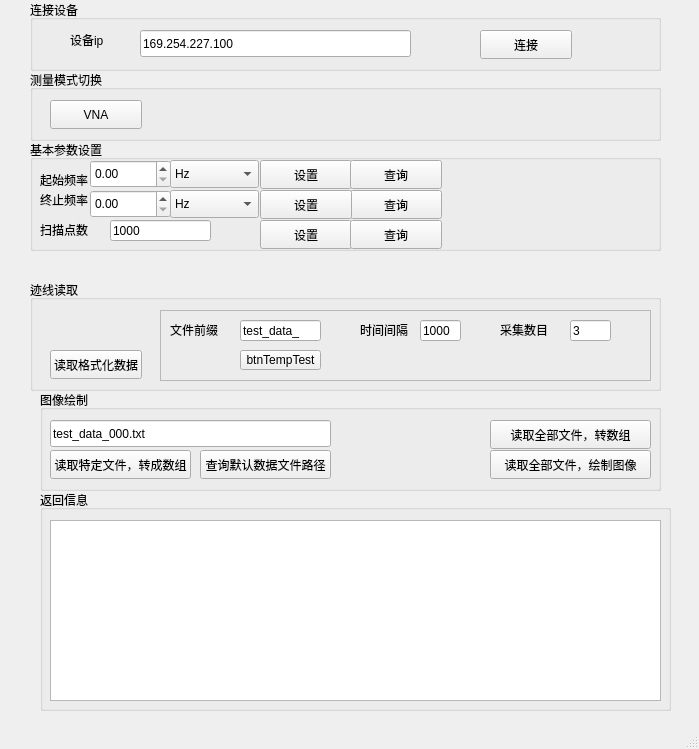
<?xml version="1.0" encoding="UTF-8"?>
<ui version="4.0">
 <class>MainWindow</class>
 <widget class="QMainWindow" name="MainWindow">
  <property name="geometry">
   <rect>
    <x>0</x>
    <y>0</y>
    <width>699</width>
    <height>749</height>
   </rect>
  </property>
  <property name="windowTitle">
   <string>MainWindow</string>
  </property>
  <widget class="QWidget" name="centralwidget">
   <widget class="QGroupBox" name="groupBox_3">
    <property name="geometry">
     <rect>
      <x>30</x>
      <y>70</y>
      <width>631</width>
      <height>71</height>
     </rect>
    </property>
    <property name="title">
     <string>测量模式切换</string>
    </property>
    <widget class="QPushButton" name="btnVnaModeSwitch">
     <property name="geometry">
      <rect>
       <x>20</x>
       <y>30</y>
       <width>92</width>
       <height>29</height>
      </rect>
     </property>
     <property name="text">
      <string>VNA</string>
     </property>
    </widget>
   </widget>
   <widget class="QGroupBox" name="groupBox">
    <property name="geometry">
     <rect>
      <x>30</x>
      <y>0</y>
      <width>631</width>
      <height>71</height>
     </rect>
    </property>
    <property name="title">
     <string>连接设备</string>
    </property>
    <widget class="QLineEdit" name="leDeviceIp">
     <property name="geometry">
      <rect>
       <x>110</x>
       <y>30</y>
       <width>271</width>
       <height>27</height>
      </rect>
     </property>
     <property name="text">
      <string>169.254.227.100</string>
     </property>
    </widget>
    <widget class="QPushButton" name="btnConnect">
     <property name="geometry">
      <rect>
       <x>450</x>
       <y>30</y>
       <width>92</width>
       <height>29</height>
      </rect>
     </property>
     <property name="text">
      <string>连接</string>
     </property>
    </widget>
    <widget class="QLabel" name="label">
     <property name="geometry">
      <rect>
       <x>40</x>
       <y>30</y>
       <width>69</width>
       <height>20</height>
      </rect>
     </property>
     <property name="text">
      <string>设备ip</string>
     </property>
    </widget>
   </widget>
   <widget class="QGroupBox" name="groupBox_2">
    <property name="geometry">
     <rect>
      <x>40</x>
      <y>490</y>
      <width>631</width>
      <height>221</height>
     </rect>
    </property>
    <property name="title">
     <string>返回信息</string>
    </property>
    <widget class="QTextBrowser" name="textBrowser">
     <property name="geometry">
      <rect>
       <x>10</x>
       <y>30</y>
       <width>611</width>
       <height>181</height>
      </rect>
     </property>
    </widget>
   </widget>
   <widget class="QGroupBox" name="groupBox_4">
    <property name="geometry">
     <rect>
      <x>30</x>
      <y>140</y>
      <width>631</width>
      <height>111</height>
     </rect>
    </property>
    <property name="title">
     <string>基本参数设置</string>
    </property>
    <widget class="QLabel" name="label_2">
     <property name="geometry">
      <rect>
       <x>10</x>
       <y>30</y>
       <width>69</width>
       <height>20</height>
      </rect>
     </property>
     <property name="text">
      <string>起始频率</string>
     </property>
    </widget>
    <widget class="QLabel" name="label_3">
     <property name="geometry">
      <rect>
       <x>10</x>
       <y>50</y>
       <width>69</width>
       <height>20</height>
      </rect>
     </property>
     <property name="text">
      <string>终止频率</string>
     </property>
    </widget>
    <widget class="QComboBox" name="cbStartFreqUnit">
     <property name="geometry">
      <rect>
       <x>140</x>
       <y>20</y>
       <width>89</width>
       <height>28</height>
      </rect>
     </property>
     <item>
      <property name="text">
       <string>Hz</string>
      </property>
     </item>
     <item>
      <property name="text">
       <string>kHz</string>
      </property>
     </item>
     <item>
      <property name="text">
       <string>MHz</string>
      </property>
     </item>
     <item>
      <property name="text">
       <string>GHz</string>
      </property>
     </item>
    </widget>
    <widget class="QPushButton" name="btnSetStartFreq">
     <property name="geometry">
      <rect>
       <x>230</x>
       <y>20</y>
       <width>92</width>
       <height>29</height>
      </rect>
     </property>
     <property name="text">
      <string>设置</string>
     </property>
    </widget>
    <widget class="QPushButton" name="btnQueryStopFreq">
     <property name="geometry">
      <rect>
       <x>320</x>
       <y>50</y>
       <width>92</width>
       <height>29</height>
      </rect>
     </property>
     <property name="text">
      <string>查询</string>
     </property>
    </widget>
    <widget class="QPushButton" name="btnQueryStartFreq">
     <property name="geometry">
      <rect>
       <x>320</x>
       <y>20</y>
       <width>92</width>
       <height>29</height>
      </rect>
     </property>
     <property name="text">
      <string>查询</string>
     </property>
    </widget>
    <widget class="QPushButton" name="btnSetStopFreq">
     <property name="geometry">
      <rect>
       <x>230</x>
       <y>50</y>
       <width>92</width>
       <height>29</height>
      </rect>
     </property>
     <property name="text">
      <string>设置</string>
     </property>
    </widget>
    <widget class="QDoubleSpinBox" name="dsbStartFreq">
     <property name="geometry">
      <rect>
       <x>60</x>
       <y>20</y>
       <width>81</width>
       <height>28</height>
      </rect>
     </property>
    </widget>
    <widget class="QDoubleSpinBox" name="dsbStopFreq">
     <property name="geometry">
      <rect>
       <x>60</x>
       <y>50</y>
       <width>81</width>
       <height>28</height>
      </rect>
     </property>
    </widget>
    <widget class="QComboBox" name="cbStopFreqUnit">
     <property name="geometry">
      <rect>
       <x>140</x>
       <y>50</y>
       <width>89</width>
       <height>28</height>
      </rect>
     </property>
     <item>
      <property name="text">
       <string>Hz</string>
      </property>
     </item>
     <item>
      <property name="text">
       <string>kHz</string>
      </property>
     </item>
     <item>
      <property name="text">
       <string>MHz</string>
      </property>
     </item>
     <item>
      <property name="text">
       <string>GHz</string>
      </property>
     </item>
    </widget>
    <widget class="QPushButton" name="btnSetSweepPoint">
     <property name="geometry">
      <rect>
       <x>230</x>
       <y>80</y>
       <width>92</width>
       <height>29</height>
      </rect>
     </property>
     <property name="text">
      <string>设置</string>
     </property>
    </widget>
    <widget class="QPushButton" name="btnQuerySweepPoint">
     <property name="geometry">
      <rect>
       <x>320</x>
       <y>80</y>
       <width>92</width>
       <height>29</height>
      </rect>
     </property>
     <property name="text">
      <string>查询</string>
     </property>
    </widget>
    <widget class="QLabel" name="label_4">
     <property name="geometry">
      <rect>
       <x>10</x>
       <y>80</y>
       <width>69</width>
       <height>20</height>
      </rect>
     </property>
     <property name="text">
      <string>扫描点数</string>
     </property>
    </widget>
    <widget class="QLineEdit" name="leSweepPoint">
     <property name="geometry">
      <rect>
       <x>80</x>
       <y>80</y>
       <width>101</width>
       <height>21</height>
      </rect>
     </property>
     <property name="text">
      <string>1000</string>
     </property>
    </widget>
   </widget>
   <widget class="QGroupBox" name="groupBox_5">
    <property name="geometry">
     <rect>
      <x>30</x>
      <y>280</y>
      <width>631</width>
      <height>111</height>
     </rect>
    </property>
    <property name="title">
     <string>迹线读取</string>
    </property>
    <widget class="QPushButton" name="btnReadFormatData">
     <property name="geometry">
      <rect>
       <x>20</x>
       <y>70</y>
       <width>92</width>
       <height>29</height>
      </rect>
     </property>
     <property name="text">
      <string>读取格式化数据</string>
     </property>
    </widget>
    <widget class="QFrame" name="frame">
     <property name="geometry">
      <rect>
       <x>130</x>
       <y>30</y>
       <width>491</width>
       <height>71</height>
      </rect>
     </property>
     <property name="frameShape">
      <enum>QFrame::StyledPanel</enum>
     </property>
     <property name="frameShadow">
      <enum>QFrame::Raised</enum>
     </property>
     <widget class="QPushButton" name="btnTempTest">
      <property name="geometry">
       <rect>
        <x>80</x>
        <y>40</y>
        <width>81</width>
        <height>20</height>
       </rect>
      </property>
      <property name="text">
       <string>btnTempTest</string>
      </property>
     </widget>
     <widget class="QLineEdit" name="leCollectNum">
      <property name="geometry">
       <rect>
        <x>410</x>
        <y>10</y>
        <width>41</width>
        <height>21</height>
       </rect>
      </property>
      <property name="text">
       <string>3</string>
      </property>
     </widget>
     <widget class="QLabel" name="label_13">
      <property name="geometry">
       <rect>
        <x>340</x>
        <y>10</y>
        <width>51</width>
        <height>20</height>
       </rect>
      </property>
      <property name="text">
       <string>采集数目</string>
      </property>
     </widget>
     <widget class="QLineEdit" name="leTimeInterval">
      <property name="geometry">
       <rect>
        <x>260</x>
        <y>10</y>
        <width>41</width>
        <height>21</height>
       </rect>
      </property>
      <property name="text">
       <string>1000</string>
      </property>
     </widget>
     <widget class="QLabel" name="label_10">
      <property name="geometry">
       <rect>
        <x>200</x>
        <y>10</y>
        <width>51</width>
        <height>20</height>
       </rect>
      </property>
      <property name="text">
       <string>时间间隔</string>
      </property>
     </widget>
     <widget class="QLineEdit" name="leFilePrefix">
      <property name="geometry">
       <rect>
        <x>80</x>
        <y>10</y>
        <width>81</width>
        <height>21</height>
       </rect>
      </property>
      <property name="text">
       <string>test_data_</string>
      </property>
     </widget>
     <widget class="QLabel" name="label_12">
      <property name="geometry">
       <rect>
        <x>10</x>
        <y>10</y>
        <width>51</width>
        <height>20</height>
       </rect>
      </property>
      <property name="text">
       <string>文件前缀</string>
      </property>
     </widget>
    </widget>
   </widget>
   <widget class="QGroupBox" name="groupBox_6">
    <property name="geometry">
     <rect>
      <x>40</x>
      <y>390</y>
      <width>621</width>
      <height>101</height>
     </rect>
    </property>
    <property name="title">
     <string>图像绘制</string>
    </property>
    <widget class="QPushButton" name="btnReadSpecFile">
     <property name="geometry">
      <rect>
       <x>10</x>
       <y>60</y>
       <width>141</width>
       <height>29</height>
      </rect>
     </property>
     <property name="text">
      <string>读取特定文件，转成数组</string>
     </property>
    </widget>
    <widget class="QPushButton" name="btnQueryDefaultPath">
     <property name="geometry">
      <rect>
       <x>160</x>
       <y>60</y>
       <width>131</width>
       <height>29</height>
      </rect>
     </property>
     <property name="text">
      <string>查询默认数据文件路径</string>
     </property>
    </widget>
    <widget class="QLineEdit" name="leFileName">
     <property name="geometry">
      <rect>
       <x>10</x>
       <y>30</y>
       <width>281</width>
       <height>27</height>
      </rect>
     </property>
     <property name="text">
      <string>test_data_000.txt</string>
     </property>
    </widget>
    <widget class="QPushButton" name="btnReadAllFile">
     <property name="geometry">
      <rect>
       <x>450</x>
       <y>30</y>
       <width>161</width>
       <height>29</height>
      </rect>
     </property>
     <property name="text">
      <string>读取全部文件，转数组</string>
     </property>
    </widget>
    <widget class="QPushButton" name="btnPlotGraph">
     <property name="geometry">
      <rect>
       <x>450</x>
       <y>60</y>
       <width>161</width>
       <height>29</height>
      </rect>
     </property>
     <property name="text">
      <string>读取全部文件，绘制图像</string>
     </property>
    </widget>
   </widget>
  </widget>
  <widget class="QMenuBar" name="menubar">
   <property name="geometry">
    <rect>
     <x>0</x>
     <y>0</y>
     <width>699</width>
     <height>21</height>
    </rect>
   </property>
  </widget>
  <widget class="QStatusBar" name="statusbar"/>
 </widget>
 <resources/>
 <connections/>
</ui>
